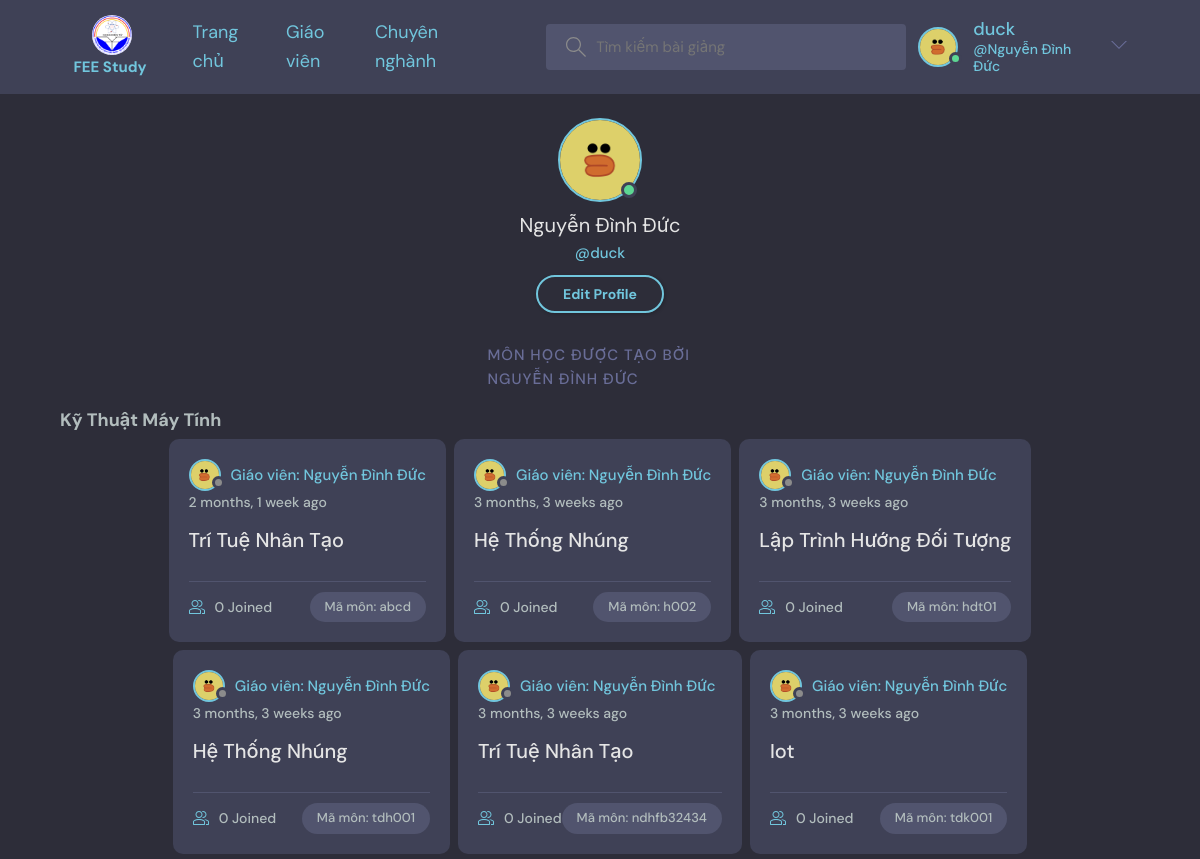
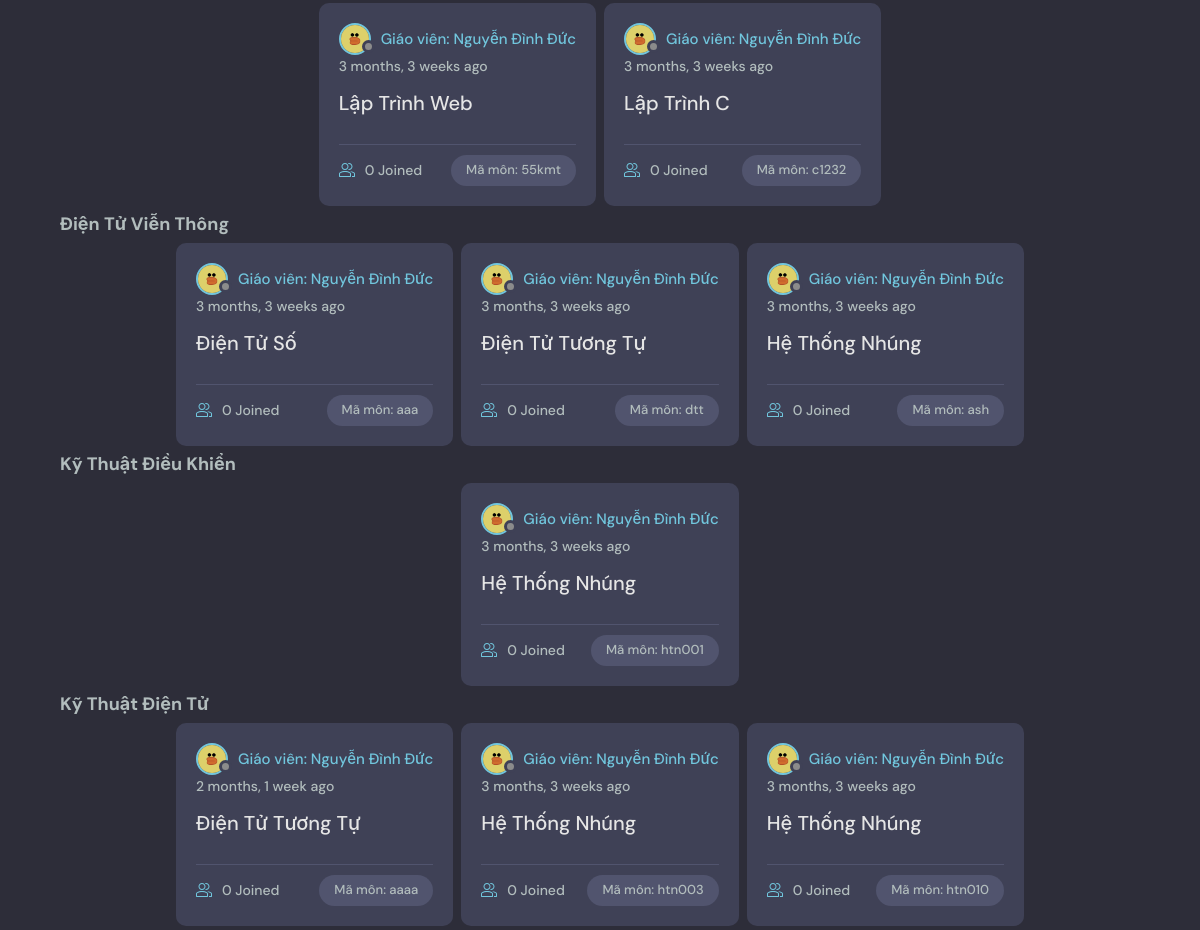
The page /profile/1/ (signed in) on the database its author committed (2 pictures, top to bottom).
### base/models.py (models this page shows, shortened)
class User(AbstractUser):
    student = 'SV'
    teacher = 'GV'
    admin = 'AD'
    modelaccess = [(student,'SV'),(teacher,'GV'),(admin,'AD')]
    name = models.CharField(max_length=200, null=True)
    email = models.EmailField(unique=True, null=True)
    access = models.CharField(choices=modelaccess,default=student,max_length=2)
    avatar = models.ImageField(upload_to='avatars',null=True, default="avatar.svg")

class major(models.Model):
    name = models.CharField(max_length=200)

class subject(models.Model):
    fkmajor = models.ForeignKey(major,on_delete=models.SET_NULL,null=True)
    host = models.ForeignKey(User, on_delete=models.SET_NULL, null=True)
    subjectcode = models.CharField(primary_key=True,max_length=10)
    name = models.CharField(max_length=200)
    modelaccess = (('0','Cơ bản'),('1','Cơ sở'),('2','Chuyên ngành'))
    access = models.CharField(choices=modelaccess,default='0',max_length=2)
    description = models.TextField(null=True, blank=True)
    participants = models.ManyToManyField(
        User, related_name='participants', blank=True)
    updated = models.DateTimeField(auto_now=True)
    created = models.DateTimeField(auto_now_add=True)
    class Meta:
        ordering = ['-updated', '-created']

### base/views.py (the view)
# urls.py: path('profile/<str:pk>/', views.userProfile, name="user-profile"),
@login_required(login_url='login')
def userProfile(request, pk):
    user = User.objects.get(id=pk)
    majors = major.objects.all()
    subjects = user.subject_set.all()
    context = {'user': user,'majors':majors,'subjects':subjects}
    return render(request, 'base/profile.html', context)

### base/templates/base/profile.html
{% extends 'main.html' %}
{% block content %}
<main class="profile-page layout layout--3">
  <div class="container">
    <div class="subjectList">
      <div class="profile">
        <div class="profile__avatar">
          <div class="avatar avatar--large active">
            <img src="{{user.avatar.url}}" />
          </div>
        </div>
        <div class="profile__info">
          <h3>{{user.name}}</h3>
          <p>@{{user.username}}</p>
          {% if request.user == user %}
          <a href="{% url 'update-user' %}" class="btn btn--main btn--pill">Edit Profile</a>
          {% endif %}
        </div>
      </div>
      <div class="subjectList__header">
        <div>
          <h2>Môn học được tạo bởi {{user.name}}</a>
          </h2>
        </div>
      </div>
    </div>
    <div class="subjectList">
      {% include 'base/feed_component.html' %}
    </div>
  </div>
</main>
{% endblock content %}

### templates/navbar.html (shortened to what this page needs)
{% load static %}
<header class="header header--loggedIn">
    <div class="container">
        <div class="logo"><a href="{% url 'home' %}" class="header__logo">
            <img src="{% static 'images/logo1.png' %}" />
        </a>
        <a href="{% url 'home' %}" class="header__name" style="width: 76px">
        <h1>FEE Study</h1>
        </a></div>
        <div class="header__items">
            <li><a href="{% url 'home' %}">Trang chủ</a></li>
            <li><a href="{% url 'teacher' %}">Giáo viên</a></li>
            <li><a >Chuyên nghành</a>
            </li>
        </div>
        <form class="header__search" method="GET" action="{% url 'home' %}">
            <label>
                <input name="q" placeholder="Tìm kiếm bài giảng" />
            </label>
        </form>
        <nav class="header__menu">
            {% if request.user.is_authenticated %}
            <div class="header__user">
                <a href="{% url 'user-profile' user.id %}"">
                    <div class="avatar avatar--medium active">
                        <img src="{{request.user.avatar.url}}" />
                    </div>
                    <p>{{request.user.username}} <span>@{{request.user.name}}</span></p>
                </a>
                <button class="dropdown-button">
                    <svg version="1.1" xmlns="http://www.w3.org/2000/svg" width="32" height="32" viewBox="0 0 32 32">
                        <title>chevron-down</title>
                        <path d="M16 21l-13-13h-3l16 16 16-16h-3l-13 13z"></path>
                    </svg>
                </button>
            </div>
            {% else %}
            <a href="{% url 'login' %}">
                <img src="{% static 'images/avatar.svg' %}" />
                <p>Đăng nhập</p>
            </a>
            {% endif %}
        </nav>
    </div>
</header>

### base/templates/base/feed_component.html (shortened to what this page needs)
<div class="listmajor">
    {% for major in majors %}
    <h1>{{major.name}}</h1>
    <div class="listsub">
        {% for subject in subjects %}
        {% if subject.fkmajor.name == major.name %}
        <div class="subjectListsubject accsee{{subject.access}}">
            <div class="subjectListsubject__header">
                <a href="{% url 'user-profile' subject.host.id %}" class="subjectListsubject__author">
                    <div class="avatar avatar--small">
                        <img src="{{subject.host.avatar.url}}" />
                    </div>
                    <span>Giáo viên: {{subject.host.name}}</span>
                </a>
            </div>
            <div class="subjectListsubject__actions">
                <span>{{subject.created|timesince}} ago</span>
            </div>
            <div class="subjectListsubject__content">
                <a href="{% url 'subject' subject.subjectcode %}">{{subject.name}}</a>
            </div>
            <div class="subjectListsubject__meta">
                <a href="{% url 'subject' subject.subjectcode %}" class="subjectListsubject__joined">
                    {{subject.participants.all.count}} Joined
                </a>
                <p class="subjectListsubject__topic">Mã môn: {{subject.subjectcode}}</p>
            </div>
        </div>
        {% endif %}
        {% endfor %}
    </div>
    {% endfor %}
</div>

### rows shown on the page
User: user.avatar (picture), user.username "duck", user.name "Nguyễn Đình Đức", avatar (picture), name "Nguyễn Đình Đức", username "duck", name "NGUYỄN ĐÌNH ĐỨC"
major: name "Kỹ Thuật Máy Tính"
subject: host.avatar (picture), host.name "Nguyễn Đình Đức", created "2 months, 1 week", name "Trí Tuệ Nhân Tạo", participants.all.count "0", subjectcode "abcd"
subject: host.avatar (picture), host.name "Nguyễn Đình Đức", created "3 months, 3 weeks", name "Hệ Thống Nhúng", participants.all.count "0", subjectcode "h002"
subject: host.avatar (picture), host.name "Nguyễn Đình Đức", created "3 months, 3 weeks", name "Lập Trình Hướng Đối Tượng", participants.all.count "0", subjectcode "hdt01"
subject: host.avatar (picture), host.name "Nguyễn Đình Đức", created "3 months, 3 weeks", name "Hệ Thống Nhúng", participants.all.count "0", subjectcode "tdh001"
subject: host.avatar (picture), host.name "Nguyễn Đình Đức", created "3 months, 3 weeks", name "Trí Tuệ Nhân Tạo", participants.all.count "0", subjectcode "ndhfb32434"
subject: host.avatar (picture), host.name "Nguyễn Đình Đức", created "3 months, 3 weeks", name "Iot", participants.all.count "0", subjectcode "tdk001"
subject: host.avatar (picture), host.name "Nguyễn Đình Đức", created "3 months, 3 weeks", name "Lập Trình Web", participants.all.count "0", subjectcode "55kmt"
subject: host.avatar (picture), host.name "Nguyễn Đình Đức", created "3 months, 3 weeks", name "Lập Trình C", participants.all.count "0", subjectcode "c1232"
major: name "Điện Tử Viễn Thông"
subject: host.avatar (picture), host.name "Nguyễn Đình Đức", created "3 months, 3 weeks", name "Điện Tử Số", participants.all.count "0", subjectcode "aaa"
subject: host.avatar (picture), host.name "Nguyễn Đình Đức", created "3 months, 3 weeks", name "Điện Tử Tương Tự", participants.all.count "0", subjectcode "dtt"
subject: host.avatar (picture), host.name "Nguyễn Đình Đức", created "3 months, 3 weeks", name "Hệ Thống Nhúng", participants.all.count "0", subjectcode "ash"
major: name "Kỹ Thuật Điều Khiển"
subject: host.avatar (picture), host.name "Nguyễn Đình Đức", created "3 months, 3 weeks", name "Hệ Thống Nhúng", participants.all.count "0", subjectcode "htn001"
major: name "Kỹ Thuật Điện Tử"
subject: host.avatar (picture), host.name "Nguyễn Đình Đức", created "2 months, 1 week", name "Điện Tử Tương Tự", participants.all.count "0", subjectcode "aaaa"
subject: host.avatar (picture), host.name "Nguyễn Đình Đức", created "3 months, 3 weeks", name "Hệ Thống Nhúng", participants.all.count "0", subjectcode "htn003"
subject: host.avatar (picture), host.name "Nguyễn Đình Đức", created "3 months, 3 weeks", name "Hệ Thống Nhúng", participants.all.count "0", subjectcode "htn010"
